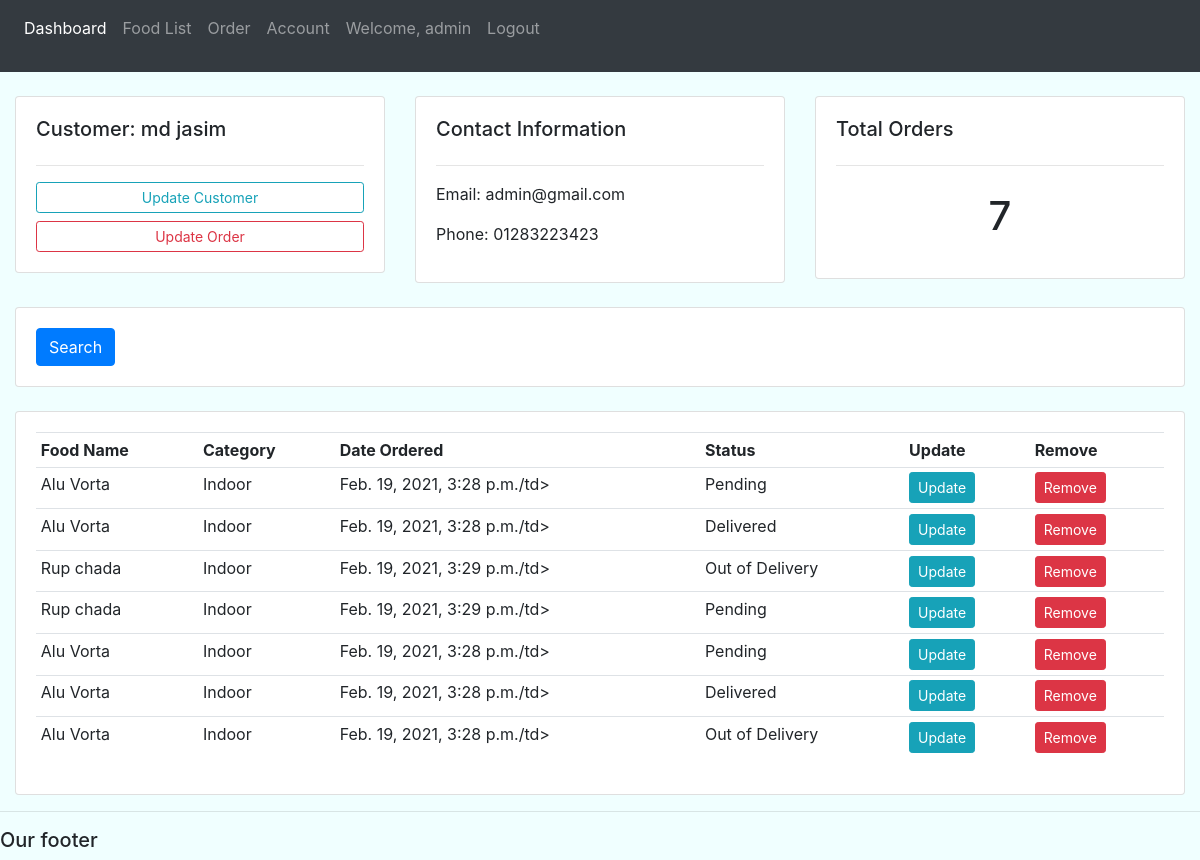
Page /cus_details/1/ (signed in) on the committed database.
### foodorder/models.py (models this page shows, shortened)
class Customer(models.Model):
    name = models.CharField(max_length=200, null=False)
    phone = models.CharField(max_length=20, null=True)
    email = models.EmailField()
    date_created = models.DateTimeField(auto_now=True, null=True)

class FoodOrder(models.Model):
    customer = models.ForeignKey(Customer, null=True, on_delete=models.SET_NULL)
    food = models.ForeignKey(Food, null=True, on_delete=models.SET_NULL)
    date_created = models.DateTimeField(auto_now_add=True, null=True)
    status = models.CharField(max_length=100, null=True, choices=STATUS)

class Food(models.Model):
    food_name = models.CharField(max_length=200, null=False)
    category = models.CharField(max_length=100, null=True, choices=CATEGORY)
    price = models.FloatField(null=True)
    description = models.TextField()
    date_created = models.DateTimeField(auto_now_add=True, null=True)
    tag = models.ManyToManyField(Tag)

### foodorder/decorators.py (the view)
        def wrapper_fun(request, *args, **kwargs):
            group = None
            if request.user.groups.exists():
                group = request.user.groups.all()[0].name
            if group in allowed_roles:
                return view_func(request, *args, **kwargs)
            else:
                return render(request, 'foodorder/forbidden404.html')

### foodorder/views.py (called while the page is built)
@login_required(login_url='login')
@allowed_user(allowed_roles=['admin'])
def customer_details(request, cus_id):
    customer = Customer.objects.get(id=cus_id)
    food_orders = customer.foodorder_set.all()
    order_count = food_orders.count()
    context = {
        'customer': customer, 'food_orders': food_orders, 'order_count': order_count
    }
    return render(request, 'foodorder/order_details.html', context=context)

### templates/foodorder/order_details.html
{% extends 'foodorder/master.html' %}
{% block content %}
    <br>
    <div class="row">
        <div class="col-md">
            <div class="card card-body">
                <h5>Customer: {{ customer.name }}</h5>
                <hr>
                <a class="btn btn-outline-info  btn-sm btn-block" href="">Update Customer</a>
                <a class="btn btn-outline-danger  btn-sm btn-block" href="">Update Order</a>
            </div>
        </div>
        <div class="col-md">
            <div class="card card-body">
                <h5>Contact Information</h5>
                <hr>
                <p>Email: {{ customer.email }}</p>
                <p>Phone: {{ customer.phone }}</p>
            </div>
        </div>
        <div class="col-md">
            <div class="card card-body">
                <h5>Total Orders</h5>
                <hr>
                <h1 style="text-align: center;padding: 10px">{{ order_count }}</h1>
            </div>
        </div>
    </div>
    <br>
    <div class="row">
        <div class="col">
            <div class="card card-body">
                <form method="get">
                    <button class="btn btn-primary" type="submit">Search</button>
                </form>
            </div>
        </div>
    </div>
    <br>
    <div class="row">
        <div class="col-md">
            <div class="card card-body">
                <table class="table table-sm">
                    <tr>
                        <th>Food Name</th>
                        <th>Category</th>
                        <th>Date Ordered</th>
                        <th>Status</th>
                        <th>Update</th>
                        <th>Remove</th>
                    </tr>
                    {% for food_order in food_orders %}
                        <tr>
                            <td>{{ food_order.food.food_name }}</td>
                            <td>{{ food_order.food.category }}</td>
                            <td>{{ food_order.food.date_created }}/td>
                            <td>{{ food_order.status }}</td>
                            <td><a href="#" class="btn btn-sm btn-info">Update</a></td>
                            <td><a href="#" class="btn btn-sm btn-danger">Remove</a></td>
                        </tr>
                    {% endfor %}
                </table>
            </div>
        </div>
    </div>
{% endblock %}

### templates/foodorder/nav.html (shortened to what this page needs)
<nav class="navbar navbar-expand-lg navbar-dark bg-dark">
    <div class="collapse navbar-collapse" id="navbarNav">
        <ul class="navbar-nav">
            <li class="nav-item active">
                <a class="nav-link" href="{% url 'home' %}">Dashboard</a>
            </li>
            <li class="nav-item">
                <a class="nav-link" href="{% url 'food_list' %}">Food List</a>
            </li>
            <li class="nav-item">
                <a class="nav-link" href="#">Order</a>
            </li>
            <li class="nav-item">
                <a class="nav-link" href="#">Account</a>
            </li>
            <li class="nav-item">
                <p class="nav-link">Welcome, {{ request.user }}</p>
            </li>
            <li class="nav-item">
                <a class="nav-link" href="{% url 'logout' %}">Logout</a>
            </li>
        </ul>
    </div>
</nav>

### static/css/style.css (style rules this page uses)
body { background-color: azure; }

### rows in the picture
Customer: name "md jasim", email "admin@gmail.com", phone "01283223423"
FoodOrder: food.food_name "Alu Vorta", food.category "Indoor", food.date_created "Feb. 19, 2021, 3:28 p.m.", status "Pending"
FoodOrder: food.food_name "Alu Vorta", food.category "Indoor", food.date_created "Feb. 19, 2021, 3:28 p.m.", status "Delivered"
FoodOrder: food.food_name "Rup chada", food.category "Indoor", food.date_created "Feb. 19, 2021, 3:29 p.m.", status "Out of Delivery"
FoodOrder: food.food_name "Rup chada", food.category "Indoor", food.date_created "Feb. 19, 2021, 3:29 p.m.", status "Pending"
FoodOrder: food.food_name "Alu Vorta", food.category "Indoor", food.date_created "Feb. 19, 2021, 3:28 p.m.", status "Pending"
FoodOrder: food.food_name "Alu Vorta", food.category "Indoor", food.date_created "Feb. 19, 2021, 3:28 p.m.", status "Delivered"
FoodOrder: food.food_name "Alu Vorta", food.category "Indoor", food.date_created "Feb. 19, 2021, 3:28 p.m.", status "Out of Delivery"

### other values in the picture
{{ request.user }} "admin"
{{ order_count }} "7"
